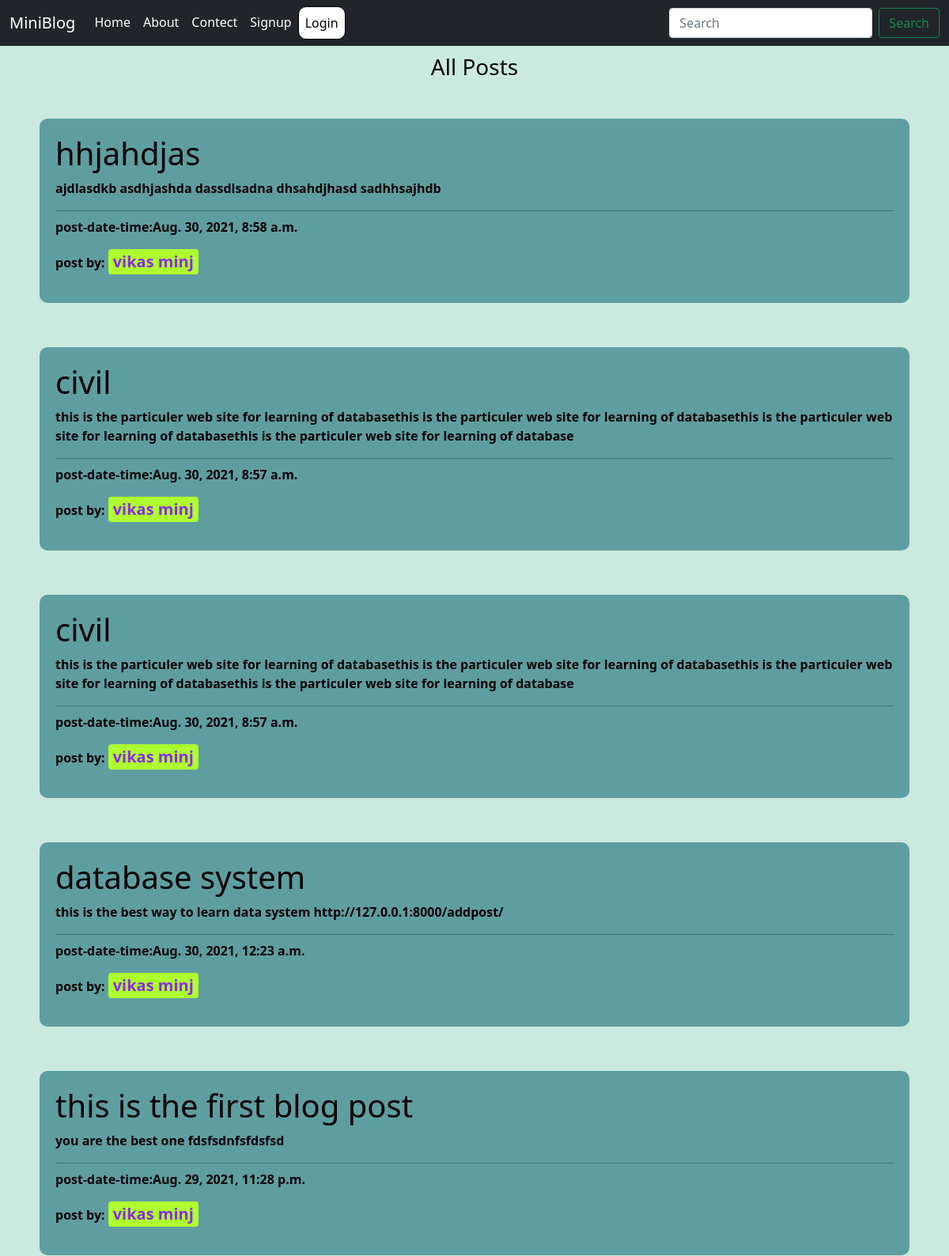
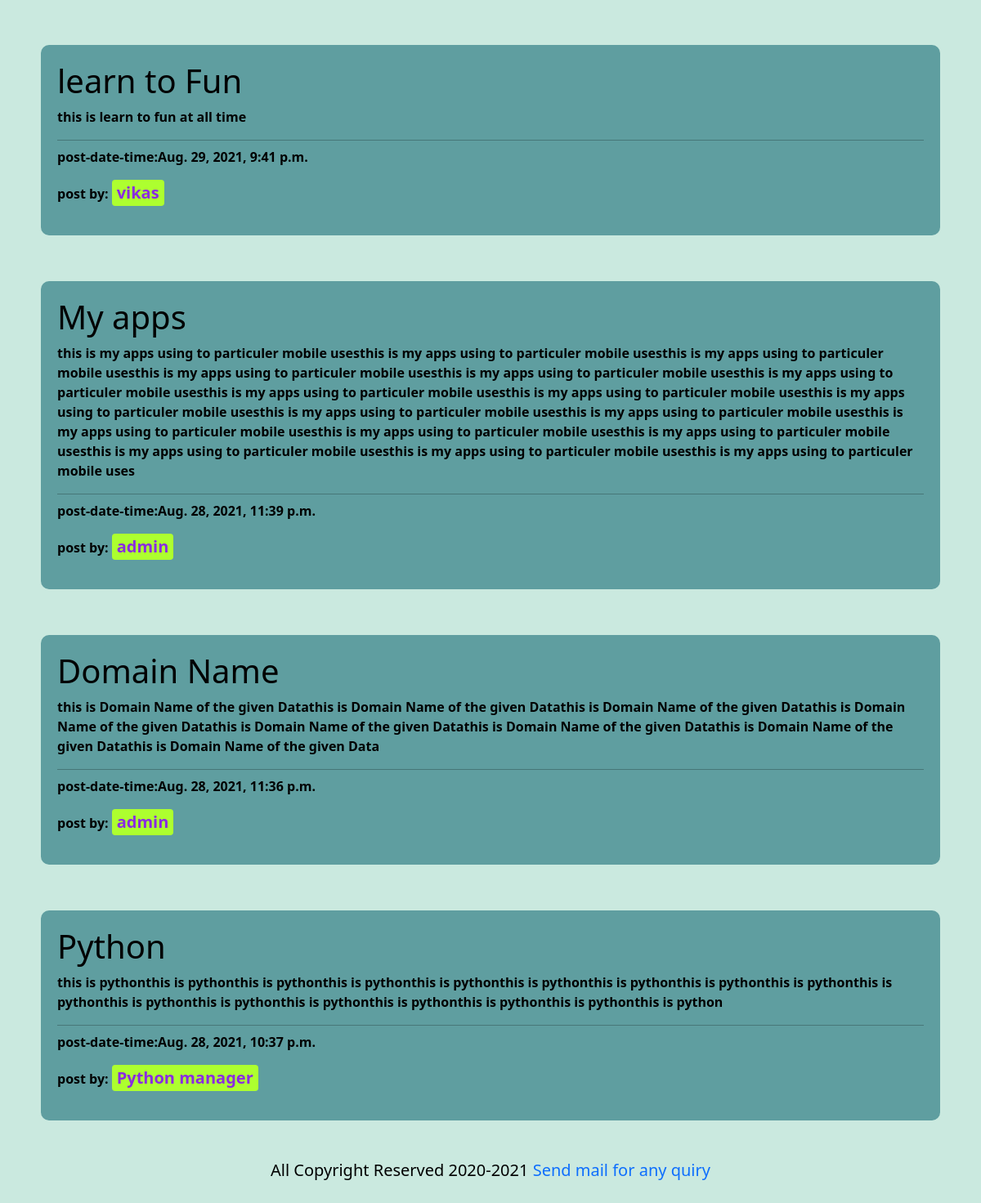
The page / on the database its author committed (2 pictures, top to bottom).
### blog/models.py (models this page shows)
class Post(models.Model):
    title = models.CharField(max_length=100)
    desc = models.TextField()
    post_date = models.DateTimeField(auto_now_add=True)
    written_by =models.CharField(max_length=50)

### blog/views.py (the view)
# urls.py: path('', views.home,name='home'),
def home(request):
    if 'q' in request.GET:
        q = request.GET['q']
        posts = Post.objects.filter(title__icontains=q)
    else:
        posts = Post.objects.order_by('id').reverse()
    return render(request,'blog/home.html',{'posts':posts})

### blog/templates/blog/home.html
{% extends 'blog/base.html' %}
{% load static%}
{% block content %}
<div class="col-sm-12">
<h3 class="headblock">All Posts</h3>
{% for post in posts %}
<br>
<div class="jumbotron mx-2 my-3">
    <h1 class="home-h1">{{post.title}}</h1>
    <p>{{post.desc}}</p>
    <hr class="my-2">
   <p>post-date-time:<span>{{post.post_date}}</span></p>
   <p class="">post by:
   <button>{{post.written_by}}</button></p>
</div>
{% endfor %}
</div>
{% endblock content %}

### blog/templates/blog/base.html (shortened to what this page needs)
<!DOCTYPE html>
{% load static%}
<html>
    <head>
        <link rel="stylesheet" href="https://cdnjs.cloudflare.com/ajax/libs/font-awesome/5.15.4/css/all.min.css" />
        <link rel="stylesheet" href="{% static 'blog/css/bootstrap.css' %}">
        <link rel="stylesheet" href="{% static 'blog/css/style.css' %}">
    </head>
    <body>
    <div class="containe-fluid bg-dark">
        {% include 'blog/navbar.html'%}
    </div>
    <div class="container">
        <div class ="row">
        {%block content %}
        {% endblock content %}
        </div>
        <footer>
        <div id="footer-text"> All Copyright Reserved 2020-2021
            <a href="mailto:vikashminj1999@gmail.com">Send mail for any quiry</a>
        </div>
        </footer>
    </div>
    </body>
</html>

### blog/templates/blog/navbar.html (shortened to what this page needs)
<nav class="navbar navbar-expand-lg navbar-dark bg-dark">
  <div class="container-fluid">
    <a class="navbar-brand" href="/">MiniBlog</a>
    <div class="collapse navbar-collapse" id="navbarSupportedContent">
      <ul class="navbar-nav me-auto mb-2 mb-lg-0">
        <li class="nav-item">
          <a class="nav-link active" aria-current="page" href="/">Home</a>
        </li>
        <li class="nav-item">
          <a class="nav-link active" aria-current="page" href="{% url 'about' %}">About</a>
        </li>
        <li class="nav-item">
          <a class="nav-link active" aria-current="page" href="{% url 'contect' %}">Contect</a>
        </li>
        {% if request.user.is_authenticated %}
        <li class="nav-item">
          <a class="nav-link active"  aria-current="page" href="{% url 'deshboard' %}">Deshboard</a>
        </li>
        <li class="nav-item">
          <a class="nav-link active" id="logoutbtn" onclick="logOut()" aria-current="page" href="{% url 'logout' %}">Logout</a>
        </li></button>
        {% else %}
        <li class="nav-item">
          <a class="nav-link active" aria-current="page" href="{% url 'signup' %}">Signup</a>
        </li>
        <li class="nav-item">
          <a class="nav-link active" id="loginbtn" aria-current="page" href="{% url 'login' %}">Login</a>
        </li>
        {% endif %}
      </ul>
      <form class="d-flex">
        <input class="form-control me-2" name="q" type="search" placeholder="Search" aria-label="Search">
        <button class="btn btn-outline-success" type="submit">Search</button>
      </form>
    </div>
  </div>
</nav>

### blog/static/blog/css/style.css (style rules this page uses)
body { background-color:rgb(202, 233, 223); color:black; margin-bottom: 40px; scroll-behavior: smooth; overflow-x: hidden; }
.jumbotron { background-color:cadetblue; padding:20px; border-radius:10px; box-shadow: 5x 12px 50px black; transition: background 1.5s ease; margin-bottom:20px; }
.jumbotron button { background-color:greenyellow; color: blueviolet; border-style: hidden; font-weight: bold; border-radius: 4px; font-size:20px; }
p { font-weight: bold; }
h3 { margin-top: 10px; text-align: center; border-radius:5px; }
footer { height: 50px; font-size:20px; font-style: bold; margin-top: 30px; text-align: center; }
footer a { text-decoration:none; }
#loginbtn { border: 1px solid black; background-color: white; color:black; border-radius:10px; }

### rows shown on the page
Post: title "hhjahdjas", desc "ajdlasdkb asdhjashda dassdlsadna dhsahdjhasd sadhhsajhdb", post_date "Aug. 30, 2021, 8:58 a.m.", written_by "vikas minj"
Post: title "civil", desc "this is the particuler web site for learning of databasethis is the particuler web site for learning of databasethis is the particuler web site for learning of databasethis is the particuler web site for learning of database", post_date "Aug. 30, 2021, 8:57 a.m.", written_by "vikas minj"
Post: title "civil", desc "this is the particuler web site for learning of databasethis is the particuler web site for learning of databasethis is the particuler web site for learning of databasethis is the particuler web site for learning of database", post_date "Aug. 30, 2021, 8:57 a.m.", written_by "vikas minj"
Post: title "database system", desc "this is the best way to learn data system http://127.0.0.1:8000/addpost/", post_date "Aug. 30, 2021, 12:23 a.m.", written_by "vikas minj"
Post: title "this is the first blog post", desc "you are the best one fdsfsdnfsfdsfsd", post_date "Aug. 29, 2021, 11:28 p.m.", written_by "vikas minj"
Post: title "learn to Fun", desc "this is learn to fun at all time", post_date "Aug. 29, 2021, 9:41 p.m.", written_by "vikas"
Post: title "My apps", desc "this is my apps using to particuler mobile usesthis is my apps using to particuler mobile usesthis is my apps using to particuler mobile usesthis is my apps using to particuler mobile usesthis is my apps using to particuler mobile usesthis is my apps using to particuler mobile usesthis is my apps using to particuler mobile usesthis is my apps using to particuler mobile usesthis is my apps using to particuler mobile usesthis is my apps using to particuler mobile usesthis is my apps using to particuler mobile usesthis is my apps using to particuler mobile usesthis is my apps using to particuler mobile usesthis is my apps using to particuler mobile usesthis is my apps using to particuler…", post_date "Aug. 28, 2021, 11:39 p.m.", written_by "admin"
Post: title "Domain Name", desc "this is Domain Name of the given Datathis is Domain Name of the given Datathis is Domain Name of the given Datathis is Domain Name of the given Datathis is Domain Name of the given Datathis is Domain Name of the given Datathis is Domain Name of the given Datathis is Domain Name of the given Data", post_date "Aug. 28, 2021, 11:36 p.m.", written_by "admin"
Post: title "Python", desc "this is pythonthis is pythonthis is pythonthis is pythonthis is pythonthis is pythonthis is pythonthis is pythonthis is pythonthis is pythonthis is pythonthis is pythonthis is pythonthis is pythonthis is pythonthis is pythonthis is python", post_date "Aug. 28, 2021, 10:37 p.m.", written_by "Python manager"
